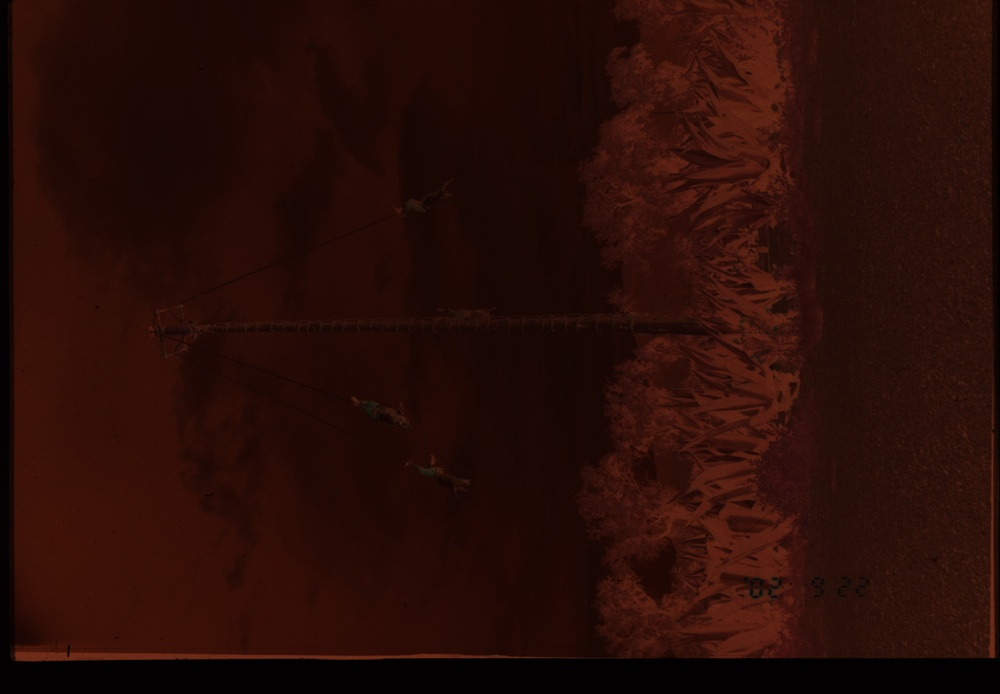
#> input picture Skanning_20240908.jpg, 1000 x 694 px, shrunk from 2880 x 2000 before the run, given in place of Skanning_20240908.png, which was not available
$ python pnconverter.py
#> lines starting #> are read from the running program, lines starting #| are printed output that depends on the picture; pictures that were not available may be replaced by others from this repository, and a replacement may not be noted
from PIL import Image
from PIL import ImageEnhance
import numpy as np

def negative_to_positive(input_path, output_path):
    # Open the image
    img = Image.open(input_path)
#> img is the input picture: PIL image 1000x694 RGB; mean R, G, B 40.6, 12.6, 7

    # Convert image to numpy array
    img_array = np.array(img)

    # Invert the colors
    #inverted_array = 255 - img_array
    inverted_array = img_array

    # Create a new image from the inverted array
    inverted_img = Image.fromarray(inverted_array)


    # Adjust color balance (this is a simple method and may need fine-tuning)
    r, g, b = inverted_img.split()
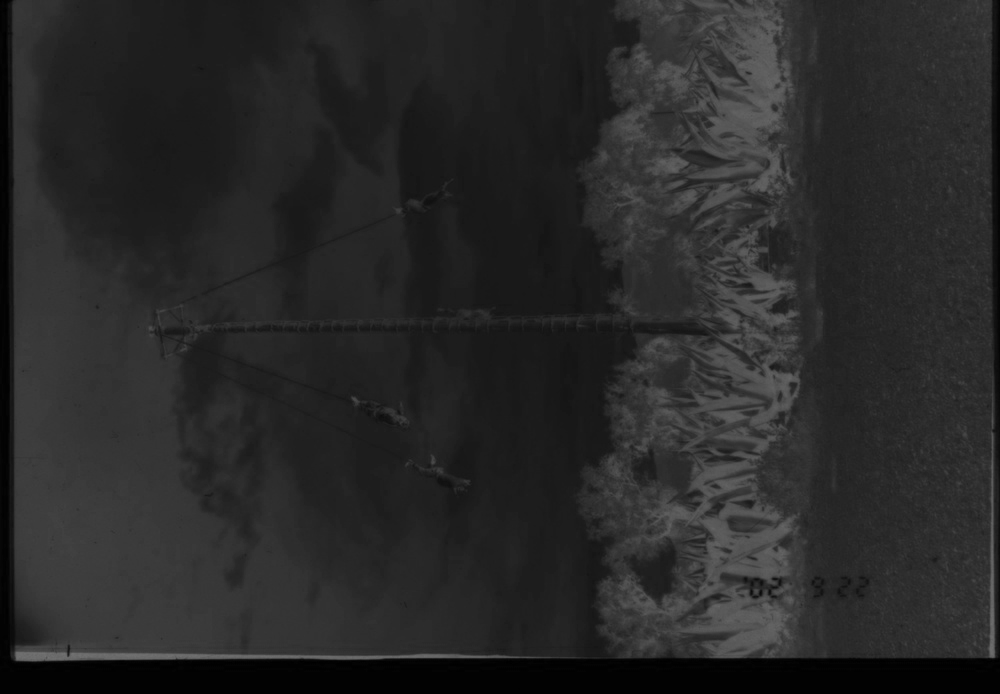
#> r: PIL image 1000x694 L; min 0, max 115, mean 40.6
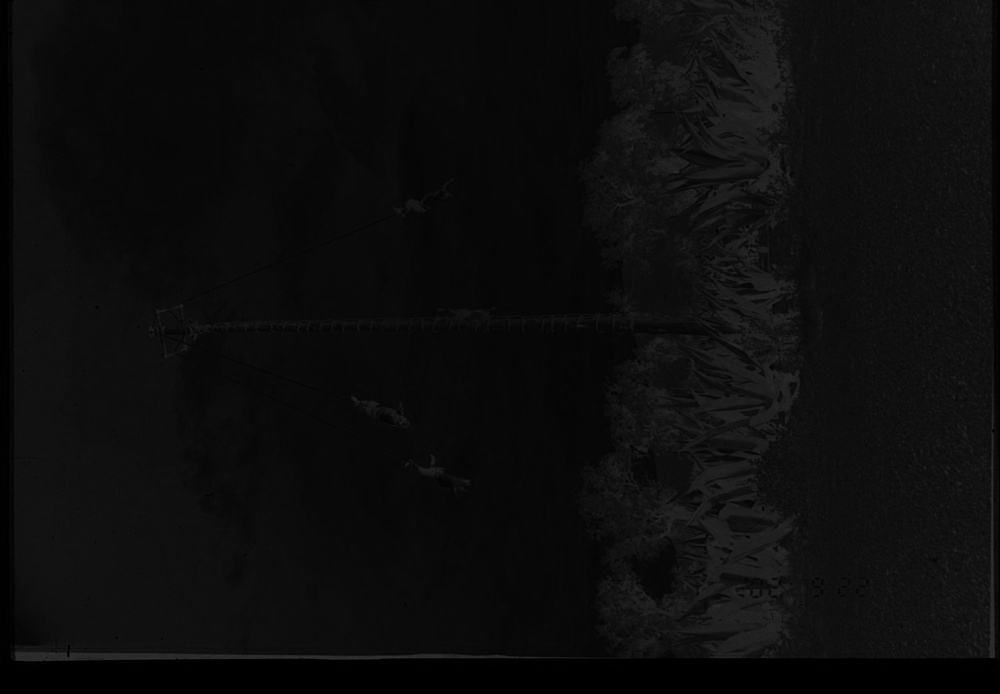
#> g: PIL image 1000x694 L; min 0, max 53, mean 12.6
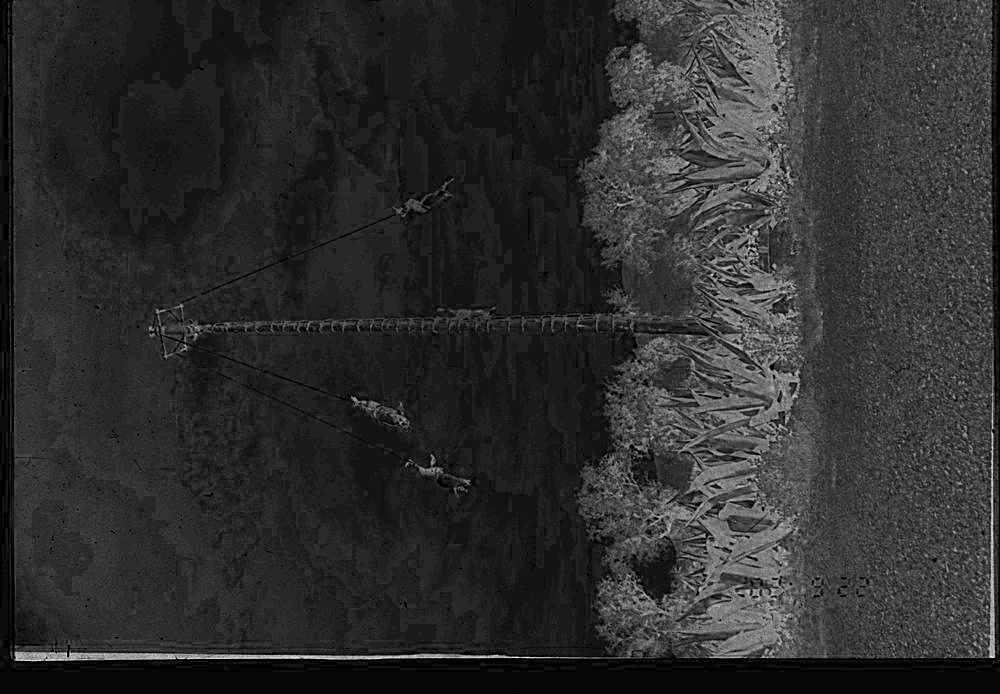
#> b: PIL image 1000x694 L; min 0, max 38, mean 7; drawn with min black and max white
    #r = source[r].point(lambda i: 10 < i < 250 )
    r = r.point(lambda i: i * 1.0)
    g = g.point(lambda i: i * 1.0)
    #g = g.point(lambda i: 0 < i < 255 )
    b = b.point(lambda i: i * 1.0)

    # Merge the color channels
    result = Image.merge('RGB', (r, g, b))

    # Enhance brightness by 0.8
    enhancer = ImageEnhance.Brightness(result)
    result = enhancer.enhance(1.3)
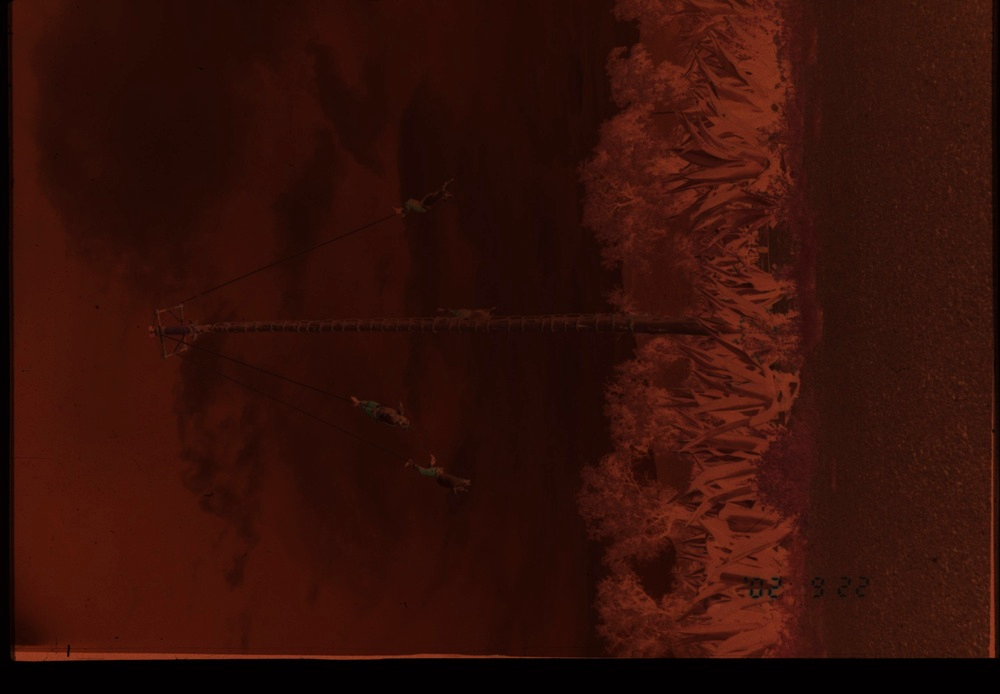
#> result: PIL image 1000x694 RGB; mean R, G, B 52.3, 16, 8.7

    # Save the result
    result.save(output_path)

# Usage
source = "C:/Users/Johan/Bilder_C/negativ/Skanning_20240908.png"
target = "C:/Users/Johan/Bilder_C/negativ/ready_files/Skanning_reultat.png"
negative_to_positive(source, target)
